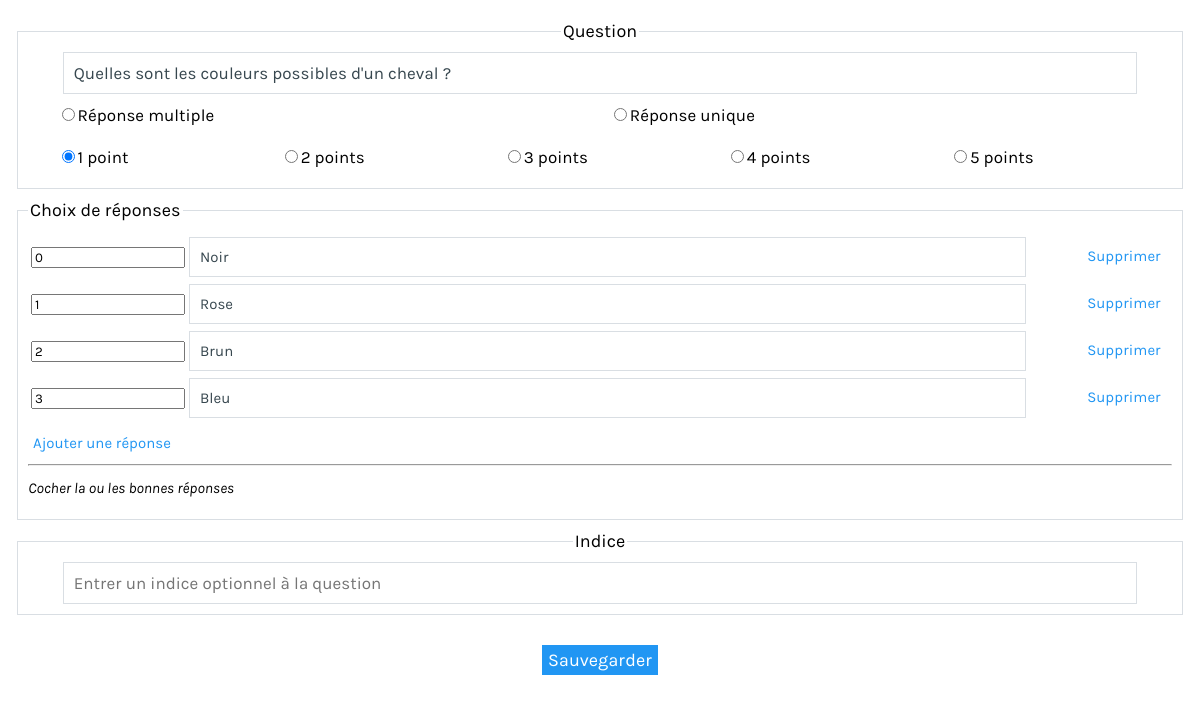
Page /frame_form_answer.php?id=2 (signed in) on the earlier database version.
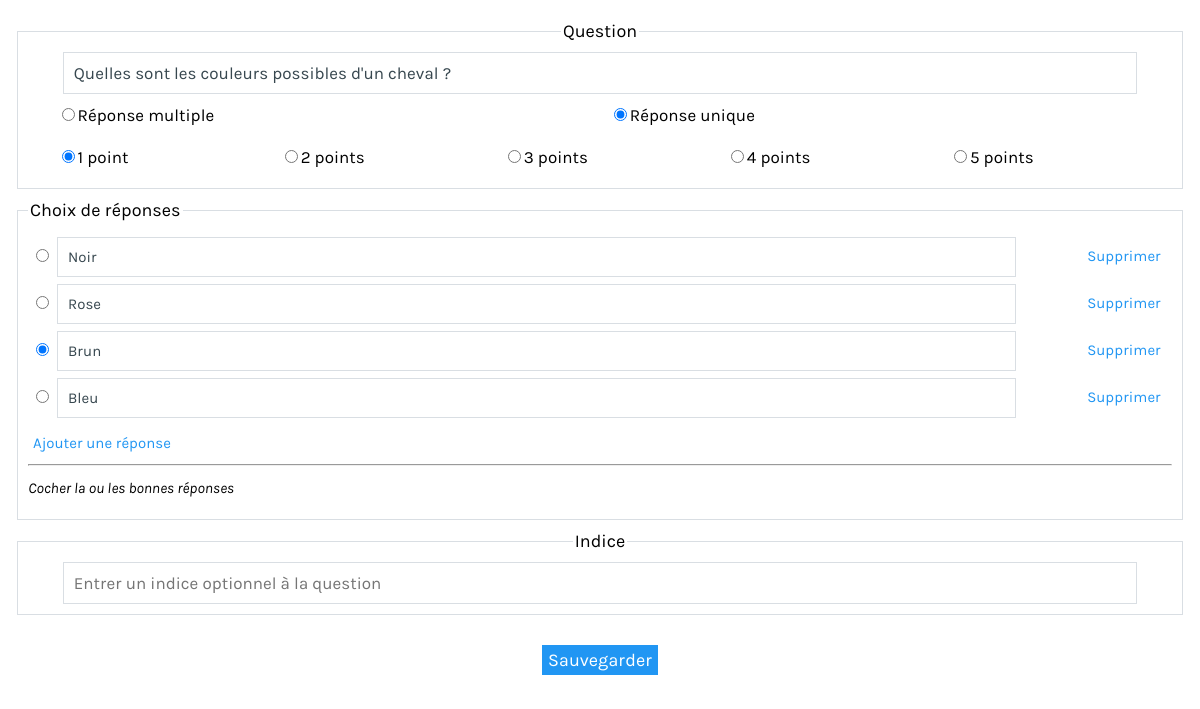
Same page on the later database version.
### tables this page shows
CREATE TABLE QUESTION
(
	question_id INTEGER AUTO_INCREMENT NOT NULL,
    question_questionnaire_id INTEGER NOT NULL,
    question_num INTEGER NOT NULL,
    question_content varchar(255) NOT NULL,
    question_type enum('checkbox','radio') NOT NULL,
	question_hint TEXT,
    question_weight enum('1', '2', '3', '4', '5') NOT NULL DEFAULT 1,
    PRIMARY KEY (question_id),
    FOREIGN KEY (question_questionnaire_id) REFERENCES QUESTIONNAIRE(questionnaire_id) ON DELETE CASCADE
);

CREATE TABLE QUESTIONNAIRE
(
	questionnaire_id INTEGER AUTO_INCREMENT NOT NULL,
    questionnaire_user_id INTEGER NOT NULL,
    questionnaire_title TEXT NOT NULL,
    questionnaire_description TEXT NOT NULL,
    questionnaire_start_date INTEGER UNSIGNED NOT NULL,
    questionnaire_end_date INTEGER UNSIGNED NOT NULL,
    PRIMARY KEY (questionnaire_id),
    FOREIGN KEY (questionnaire_user_id) REFERENCES USER(user_id) ON DELETE CASCADE
);

CREATE TABLE CHOICE
(
	choice_id INTEGER AUTO_INCREMENT NOT NULL,
    choice_question_id INTEGER NOT NULL,
    choice_content varchar(255) NULL,
    choice_status BOOLEAN NOT NULL,
    PRIMARY KEY (choice_id),
    FOREIGN KEY (choice_question_id) REFERENCES QUESTION(question_id) ON DELETE CASCADE
);

### include/auth.class.php (called while the page is built, shortened)
<?php
class Auth{
	static function getUserId() {
		if(isset($_SESSION["user_id"]))
			return $_SESSION["user_id"];
		else
			return 0;
	}
};
?>

### frame_form_answer.php (the view, shortened to what this page needs)
<?php
require_once("include/auth.class.php");
$auth = new Auth();
$own = false;
$data = array();
if(Validation::Query($_GET, array("id", "qid")) && $_GET["id"] == -1) {
	$q = '	SELECT questionnaire.*, COUNT(question_id) AS questionnaire_total_questions
				FROM questionnaire
				INNER JOIN question ON questionnaire_id = question_questionnaire_id
				WHERE questionnaire_id = '.$_MYSQLI->real_escape_string($_GET["qid"]).'
				LIMIT 1';
	$questionnaire_result = $_MYSQLI->query($q);
	if($questionnaire_result->num_rows > 0)	{
		$questionnaire = $questionnaire_result->fetch_object();
		if($questionnaire->questionnaire_user_id == Auth::getUserId()) {
			$error = false;
			$new = true;
			$own = true;
			$data["question"] = new stdClass();
			$data["question"]->question_content = "";
			$data["question"]->question_hint = "";
			$data["question"]->question_type = "checkbox";
			$data["question"]->question_weight = "1";
			$data["question"]->question_weight = "1";
			$data["choices"] = array();
			$data["choices"][0] = new stdClass();
			$data["choices"][0]->choice_status = 0;
			$data["choices"][0]->question_type = "checkbox";
			$data["choices"][0]->choice_content = "";
			$data["choices"][0]->choice_id = -1;
		}
	}
}
else if($auth->isLogged() && Validation::Query($_GET, array("id")) && is_numeric($_GET["id"])) {
	$question_result = $_MYSQLI->query('SELECT * FROM question INNER JOIN questionnaire ON questionnaire_id = question_questionnaire_id WHERE question_id = '.$_GET["id"]);
	if($question_result->num_rows > 0) {
		$data["question"] = $question_result->fetch_object();
		$own = $data["question"]->questionnaire_user_id == Auth::getUserId();
		$choice_query = '	SELECT *, SUM(case when answer_student_user_id = '.Auth::getUserId().' then 1 else 0 end) as checked
							FROM question q
							JOIN choice c ON c.choice_question_id = q.question_id
							LEFT JOIN answer a ON a.answer_choice_id = c.choice_id
							WHERE question_id = '.$_GET["id"].'
							GROUP BY choice_id
							ORDER BY question_num ASC, question_id ASC';
		$choice_result = $_MYSQLI->query($choice_query);
		$data["choices"] = array();
		while($row = $choice_result->fetch_object()) {
			$data["choices"][$row->choice_id] = $row;
		}
	}
}
?>
<!DOCTYPE html>
<html>
	<head>
		<link rel="stylesheet" type="text/css" href="css/main.css">
	</head>
	<body style="background: #fff;">
			<div id="answer_framed" >
				<div class="padder">
					<?php
					if($own) {
						?>
						<div id="answerForm">
						<form action="" method="post" id="ownquestionform">
						<fieldset>
							<legend>Question</legend>
							<input id="question_content" type="text" name="question_content" placeholder="Entrer une question" value="<?php echo ($data["question"]->question_content); ?>" /><br/>
							<div id="type">
								<label><input id="type_multi" type="radio" <?php echo ($data["question"]->question_type == "checkbox") ? "checked" : ""; ?>  name="question_type" value="checkbox" />Réponse multiple</label>
								<label><input id="type_one" type="radio"  <?php echo ($data["question"]->question_type == "radio") ? "checked" : ""; ?> name="question_type" value="radio" />Réponse unique</label>
							</div>
							<div id="weight">
								<label><input <?php echo ($data["question"]->question_weight == "1") ? "checked" : ""; ?> type="radio" name="question_weight" value="1" />1 point</label>
								<label><input <?php echo ($data["question"]->question_weight == "2") ? "checked" : ""; ?> type="radio" name="question_weight" value="2" />2 points</label>
								<label><input <?php echo ($data["question"]->question_weight == "3") ? "checked" : ""; ?> type="radio" name="question_weight" value="3" />3 points</label>
								<label><input <?php echo ($data["question"]->question_weight == "4") ? "checked" : ""; ?> type="radio" name="question_weight" value="4" />4 points</label>
								<label><input <?php echo ($data["question"]->question_weight == "5") ? "checked" : ""; ?> type="radio" name="question_weight" value="5" />5 points</label>
							</div>
						</fieldset>
						<fieldset id="choices">
							<legend>Choix de réponses</legend>
							<table>
							<?php
							$i=0;
							foreach($data["choices"] as $choice) {
								echo "<tr>";
									$checked = ($choice->choice_status == 1) ? "checked" : "";
									echo '<td><input '.$checked.' class="answerbox" type="'.$data["question"]->question_type.'" name="correct_indexes[]" value="'.$i.'"></td>';
									echo '<td><input class="choice" type="text" name="labels[]" value="'.$choice->choice_content.'" />';
									echo '<input type="hidden" name="keys[]" value="'.$choice->choice_id.'" /></td>';
									echo '<input type="hidden" name="indexes[]" value="'.$i++.'" /></td>';
									echo '<td><a class="del" href="#">Supprimer</a></td>';
								echo "</tr>";
							}
							?>
							</table>
							<a id="new" href="#">Ajouter une réponse</a>
							<hr/>
							<i id="check_indication">Cocher la ou les bonnes réponses</i>
						</fieldset>
						<fieldset>
							<legend>Indice</legend>
							<input name="question_hint" type="text" placeholder="Entrer un indice optionnel à la question" value="<?php echo ($data["question"]->question_hint); ?>" />
						</fieldset>
						</form>
						</div>
						<input onclick="if(!validate())return false;document.getElementById('loader').style.display='';" type="submit" form="ownquestionform" value="Sauvegarder" class="btn" />
						<?php
					} ?>
				</div>
			</div>
	</body>
</html>

### css/main.css (style rules this page uses)
body { margin:0; font-family: 'Karla', sans-serif; font-size: 18px; line-height: 42px; background: #f5f5f5; }
input, textarea { font-family: "Karla",sans-serif; }
a { text-decoration: none; }
hr { color: #fff; }
#answer_framed { width:100%; height:100%; background: white; text-align: center; }
.padder { margin: 10px 15px 0; }
.btn { font-size: 18px; background: #2196F3; color: #ffffff; padding: 4px 6px; text-decoration: none; border:0; margin-top: 30px; cursor:pointer; transition:background 0.3s; }
#answerForm fieldset { border: 1px solid #d9dee3; padding:0 10px 10px; line-height:42px; }
#type, #weight { margin-left: 2.5%; padding: 0; text-align: left; }
#type label { display: block; float: left; width: 49.5%; font-size:17px; }
#weight label { display: block; float: left; width: 20%; font-size:17px; }
#answerForm input[type=text] { border: 1px solid #d9dee3; color: #37474f; font-size: 17px; padding: 10px; width:92%; }
#choices input[type=text] { font-size: 15px; }
#choices { text-align: left; }
#choices i { font-size:15px; }
#choices hr { margin:0; }
#choices a { font-size: 15px; padding:0 5px; color: #2196F3; }
#choices table { width: 100%; }
#choices td:first-child { width: 22px; }
#choices td:last-child { width: 90px; text-align:center; }
#weight { text-align:left; }
#answerForm { clear:both; }

Differences in the rows shown:
changed question "Quelles sont les couleurs possibles d'un cheval ?": question_type "☐ Réponse unique" → "☑ Réponse unique"; question_questionnaire.questionnaire_user_id "0" → "☐"; value "2" → "☑"
computed for choice "Rose": value "1" → "☐"
computed for choice "Bleu": value "3" → "☐"
